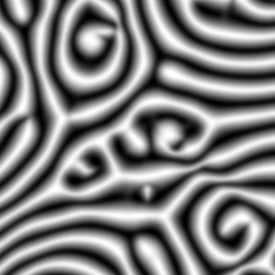
#> input picture testdata/bmps/000100.bmp, 275 x 275 px, given in place of 000500.bmp, which was not available
$ jupyter execute --allow-errors LocalFeatureVectorPipeline.ipynb   (shell and % lines are left out)   (Python 2 division)   (older library calls are emulated)   (text cells are left out)
#> lines starting #> are read from the running program, lines starting #| are printed output that depends on the picture; pictures that were not available may be replaced by others from this repository, and a replacement may not be noted
[cell 1]
# Math Imports
import scipy.misc
import numpy as np
import math

# Image Analysis Imports
import scipy.ndimage
from scipy.ndimage import interpolation
from skimage import morphology

# Visualization Imports
from matplotlib import pyplot as plt
from mpl_toolkits.axes_grid1 import make_axes_locatable
import seaborn.apionly as sns

[cell 2]
sDir = '/Users/birdbrain/Documents/Research/Projects/Schatz/Data/g21chaotic/r4000_2016_11_01_superfast/g21flow'

sBmp = 'bmps/%06d.bmp'
centerx = 210 # Center-x of circular crop
centery = 210 # Center-y of circular crop
crop_radius = 175 # Radius of circular crop
wavelength = 30 # Width of a single roll

[cell 3]
idx = 500
bmp = scipy.misc.imread(sDir + "/" + (sBmp % idx))
#> bmp is the input picture: shape (275, 275); min 0, max 255, mean 126.9

plt.rcParams['figure.figsize'] = (10.0, 10.0);
plt.set_cmap('gray');
plt.imshow(bmp);

[cell 4]
row, col = (162, 112)

plt.rcParams['figure.figsize'] = (5.0, 5.0)
plt.imshow(bmp[(row - wavelength):(row+wavelength), (col-wavelength):(col + wavelength)]);
plt.scatter([wavelength], [wavelength], color='white', linewidth=1, edgecolor='black');
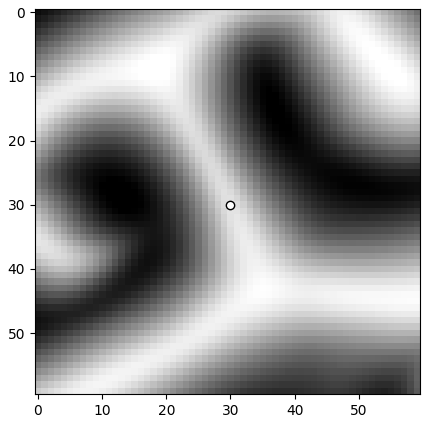
#> figure drawn by matplotlib, 1 panel

[cell 5]
def orientation_field(du, radius=5):
    """
    Computes orientation field (result everywhere between -pi/2 and pi/2)
    given vector field
    """
    [ux, uy] = du
    Y = scipy.ndimage.filters.gaussian_filter(2.0*ux*uy, sigma=radius)
    X = scipy.ndimage.filters.gaussian_filter(ux**2.0 - uy**2.0, sigma=radius)
    return .5 * np.arctan2(Y, X)

[cell 6]
orientation_field_blur_radius = 3 # Amount of smoothing to apply

u = bmp.astype(float)
du = np.gradient(u)
#> du = 2 items
of = orientation_field(du, orientation_field_blur_radius)
#> in orientation_field, `[ux, uy] = du`:
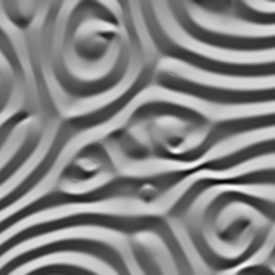
#> ux: shape (275, 275) float64; min -36, max 33, mean -0.1; drawn with min black and max white
#> in orientation_field, `[ux, uy] = du`:
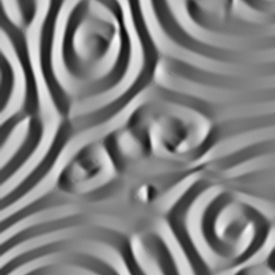
#> uy: shape (275, 275) float64; min -31, max 29.5, mean 0; drawn with min black and max white
#> in orientation_field, `Y = scipy.ndimage.filters.gaussian_filter(2.0*ux*uy, sigma=radius)`:
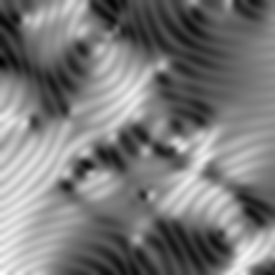
#> Y: shape (275, 275) float64; min -472.1, max 583.2, mean 33; drawn with min black and max white
#> in orientation_field, `X = scipy.ndimage.filters.gaussian_filter(ux**2.0 - uy**2.0, sigma=rad..`:
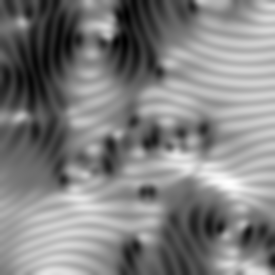
#> X: shape (275, 275) float64; min -494, max 606.2, mean 63.9; drawn with min black and max white
#> in orientation_field, `return .5 * np.arctan2(Y, X)`:
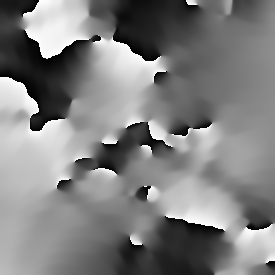
#> returned value: shape (275, 275) float64; min -1.57, max 1.57, mean 0.011; drawn with min black and max white

# Plot the cropped temperature field
plt.rcParams['figure.figsize'] = (10.0, 5.0)
plt.subplot(1,2,1)
ax = plt.gca()
plt.imshow(bmp[(row - wavelength):(row+wavelength), (col-wavelength):(col + wavelength)]);
plt.scatter([wavelength], [wavelength], color='white', linewidth=1, edgecolor='black');
ax.set_xlim([0,bmp[(row - wavelength):(row+wavelength), (col-wavelength):(col + wavelength)].shape[1]]);
ax.set_ylim([bmp[(row - wavelength):(row+wavelength), (col-wavelength):(col + wavelength)].shape[0],0]);

# Plot the cropped orientation field
plt.subplot(1,2,2)
ax = plt.gca()
im = ax.imshow(of[(row - wavelength):(row+wavelength), (col-wavelength):(col + wavelength)]);
ax.scatter([wavelength], [wavelength], color='white', linewidth=1, edgecolor='black');
divider = make_axes_locatable(ax);
cax = divider.append_axes("right", size="5%", pad=0.05);
ax2 = plt.colorbar(im, cax=cax, ticks=[-math.pi/2., -math.pi/4., 0, math.pi/4., math.pi/2.]);
#> (the rest of this cell did not finish here and is left out)

[cell 7]
def getOrientationHistogram(_of, _position, _nbins, _radius):

    # Get circular crop
    crop = np.zeros((_radius*2, _radius*2))
    crop[_radius, _radius] = 1
    crop = morphology.binary_dilation(crop, morphology.disk(_radius))

    # Crop the orientation field
    cropped_orientation = _of[(_position[0]-_radius):(_position[0]+_radius), (_position[1]-_radius):(_position[1]+_radius)]

    # Get histogram for the orientation field
    hist = np.histogram(cropped_orientation[crop==1], bins=_nbins, range=(-math.pi/2.,math.pi/2.))[0]

    plt.plot(hist);
    plt.plot([0, keypoint_orientation_bins-1], [0.8*max(hist), 0.8*max(hist)]);
    plt.show()

    return hist

[cell 8]
def convertMainOrientationBin(_bin, _nbins):
    # Convert from [0,_nbins] to [0,180] to [0,pi]
    orientation = math.radians(_bin*180.*(1./_nbins))
    # Convert from [0,pi] to [-pi/2, pi/2]
    orientation = orientation - math.pi/2.
    # Convert from [-pi/2, pi/2] to [pi/2 -> -pi/2 decreasing]
    orientation = orientation*-1.

    return orientation

[cell 9]
# Variables for assigning orientations to the local feature vector
keypoint_orientation_bins = 19
keypoint_radius = 11 # Radius within which to collect orientation data

histogram = getOrientationHistogram(of, [row, col], keypoint_orientation_bins, keypoint_radius)
#> in getOrientationHistogram, `cropped_orientation = _of[(_position[0]-_radius):(_position[0]+_radius..`:
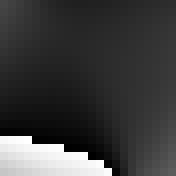
#> cropped_orientation: shape (22, 22) float64 (shown 8 times larger); min -1.57, max 1.57, mean -0.82; drawn with min black and max white
#> in getOrientationHistogram, `hist = np.histogram(cropped_orientation[crop==1], bins=_nbins, range=(..`: hist = 19 values, max 126 at index 3, min 0 at index 6, mean 19.74
#> in getOrientationHistogram, `plt.show()`:
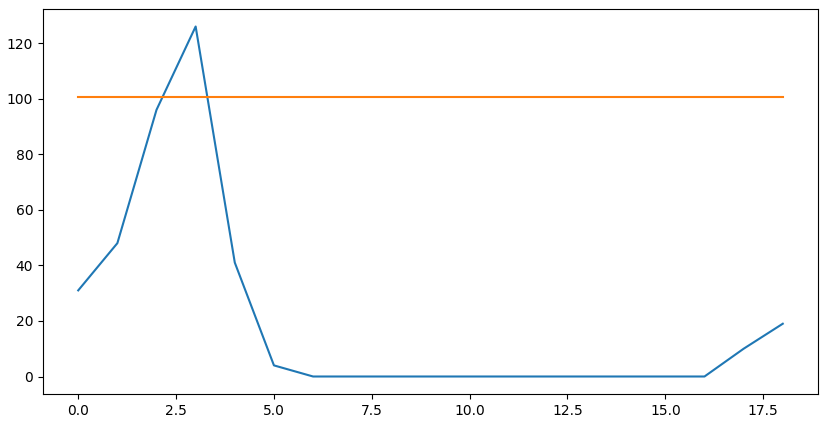
#> figure drawn by matplotlib, 1 panel; curve peaks at x = 3, y = 126
#> histogram has the same summary as hist in getOrientationHistogram

max_orientation_bin = np.argmax(histogram)
#> max_orientation_bin = 3
orientation_rad = convertMainOrientationBin(max_orientation_bin, keypoint_orientation_bins)
#> in convertMainOrientationBin, `orientation = math.radians(_bin*180.*(1./_nbins))`: orientation = 0.496
#> in convertMainOrientationBin, `orientation = orientation - math.pi/2.`: orientation = -1.07
#> in convertMainOrientationBin, `orientation = orientation*-1.`: orientation = 1.07
#> orientation_rad = 1.07

# Plot the cropped temperature field
plt.rcParams['figure.figsize'] = (10.0, 5.0);
plt.subplot(1,2,1);
ax = plt.gca();
plt.imshow(bmp[(row - wavelength):(row+wavelength), (col-wavelength):(col + wavelength)]);
plt.scatter([wavelength], [wavelength], color='white', linewidth=1, edgecolor='black');
circle1 = plt.Circle((wavelength, wavelength), keypoint_radius, color='white', fill=False, lw=2);
ax.add_artist(circle1);
ax.plot([(wavelength - keypoint_radius*math.cos(orientation_rad)), (wavelength + keypoint_radius*math.cos(orientation_rad))], \
         [(wavelength - keypoint_radius*math.sin(orientation_rad)), (wavelength + keypoint_radius*math.sin(orientation_rad))], \
color='white', lw=2);
ax.set_xlim([0,bmp[(row - wavelength):(row+wavelength), (col-wavelength):(col + wavelength)].shape[1]]);
ax.set_ylim([bmp[(row - wavelength):(row+wavelength), (col-wavelength):(col + wavelength)].shape[0],0]);

# Plot the cropped orientation field
plt.subplot(1,2,2);
ax = plt.gca();
im = ax.imshow(of[(row - wavelength):(row+wavelength), (col-wavelength):(col + wavelength)]);
ax.scatter([wavelength], [wavelength], color='white', linewidth=1, edgecolor='black');
divider = make_axes_locatable(ax);
cax = divider.append_axes("right", size="5%", pad=0.05);
ax2 = plt.colorbar(im, cax=cax, ticks=[-math.pi/2., -math.pi/4., 0, math.pi/4., math.pi/2.]);
#> (the rest of this cell did not finish here and is left out)

[cell 10]
cropped_bmp = bmp[(row-wavelength):(row+wavelength), (col-wavelength):(col+wavelength)]
rotated_image = interpolation.rotate(cropped_bmp, math.degrees(orientation_rad), reshape=False)
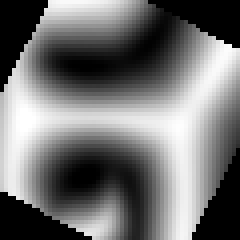
#> rotated_image: shape (60, 60) (shown 4 times larger); min 0, max 255, mean 113.2

rotated_u = rotated_image.astype(float)
rotated_du = np.gradient(rotated_u)
#> rotated_du = 2 items
rotated_of = orientation_field(rotated_du, orientation_field_blur_radius)

# Plot rotated temperature field
plt.rcParams['figure.figsize'] = (10.0, 5.0)
plt.subplot(1,2,1);
ax = plt.gca();
plt.imshow(rotated_image)
plt.plot([(wavelength - keypoint_radius*math.cos(0)), (wavelength + keypoint_radius*math.cos(0))], \
         [(wavelength - keypoint_radius*math.sin(0)), (wavelength + keypoint_radius*math.sin(0))], \
color='white', lw=2);
circle1 = plt.Circle((wavelength, wavelength), keypoint_radius, color='white', fill=False, lw=2);
ax.add_artist(circle1);
ax.set_xlim([0,rotated_image.shape[1]]);
ax.set_ylim([rotated_image.shape[0],0]);


# Plot orientation field of rotated temperature field
plt.subplot(1,2,2)
ax = plt.gca()
im = ax.imshow(rotated_of);
ax.scatter([wavelength], [wavelength], color='white', linewidth=1, edgecolor='black');
divider = make_axes_locatable(ax);
cax = divider.append_axes("right", size="5%", pad=0.05);
ax2 = plt.colorbar(im, cax=cax, ticks=[-math.pi/2., -math.pi/4., 0, math.pi/4., math.pi/2.]);
#> (the rest of this cell did not finish here and is left out)

[cell 11]
def getFeatureVector(_bmp, _of, _radius, _inner_radius_factor, _nbins, _outer_radius_discount):
    """
    Takes in a single local patch from the orientation field and generates local feature vector from it.
    Circular patch of given radius centered at middle of image is cropped from orientation field and divided
    into eight localized patches.

    Each smaller patch gets an orientation histogram with the supplied number
    of bins. The value in each bin is the output feature vector for that localized patch, and each of the
    eight localized patches are concatenated together to form a feature vector of length 4*nbins.

    The eight localized patches are concentric quadrants of two circles at an outer radius of radius and
    an inner radius of _radius*_inner_radius_factor.
    """

    inner_radius = int(_radius*_inner_radius_factor)
    outer_radius = _radius

    # GAUSSIAN WEIGHTS
    weights = np.ones(_bmp.shape)*_outer_radius_discount
    inner_weights = weights[(_bmp.shape[0]/2 - inner_radius):(_bmp.shape[0]/2+inner_radius), (_bmp.shape[0]/2 - inner_radius):(_bmp.shape[0]/2+inner_radius)]
    inner_weights = np.ones(inner_weights.shape)

    # INNER CIRCLE
    # Get circular crop
    crop = np.zeros((inner_radius*2, inner_radius*2))
    crop[inner_radius, inner_radius] = 1
    crop = morphology.binary_dilation(crop, morphology.disk(inner_radius))

    # Variable for radius
    tmp_radius = inner_radius

    # Rotate cropped orientation field: scale to 180 degrees, subtract rotation, then scale to 255
    rotated_orientation = _of[(_bmp.shape[0]/2 - tmp_radius):(_bmp.shape[0]/2 + tmp_radius), (_bmp.shape[0]/2 - tmp_radius):(_bmp.shape[0]/2 + tmp_radius) ]

    # Get histogram for each of the four inner subregions
    hist11_inner = np.histogram(rotated_orientation[0:tmp_radius, 0:tmp_radius][crop[0:tmp_radius, 0:tmp_radius]], bins=_nbins, range=(-math.pi/2.,math.pi/2.), weights=inner_weights[0:tmp_radius, 0:tmp_radius][crop[0:tmp_radius, 0:tmp_radius]])[0]
    hist12_inner = np.histogram(rotated_orientation[0:tmp_radius, (tmp_radius+1):(2*tmp_radius)][crop[0:tmp_radius, (tmp_radius+1):(2*tmp_radius)]], bins=_nbins, range=(-math.pi/2.,math.pi/2.), weights=inner_weights[0:tmp_radius, (tmp_radius+1):(2*tmp_radius)][crop[0:tmp_radius, (tmp_radius+1):(2*tmp_radius)]])[0]
    hist21_inner = np.histogram(rotated_orientation[(tmp_radius+1):(2*tmp_radius), 0:tmp_radius][crop[(tmp_radius+1):(2*tmp_radius), 0:tmp_radius]], bins=_nbins, range=(-math.pi/2.,math.pi/2.), weights=inner_weights[(tmp_radius+1):(2*tmp_radius), 0:tmp_radius][crop[(tmp_radius+1):(2*tmp_radius), 0:tmp_radius]])[0]
    hist22_inner = np.histogram(rotated_orientation[(tmp_radius+1):(2*tmp_radius), (tmp_radius+1):(2*tmp_radius)][crop[(tmp_radius+1):(2*tmp_radius), (tmp_radius+1):(2*tmp_radius)]], bins=_nbins, range=(-math.pi/2.,math.pi/2.), weights=inner_weights[(tmp_radius+1):(2*tmp_radius), (tmp_radius+1):(2*tmp_radius)][crop[(tmp_radius+1):(2*tmp_radius), (tmp_radius+1):(2*tmp_radius)]])[0]

    # OUTER CIRCLE
    # Get circular crop
    crop = np.zeros((outer_radius*2, outer_radius*2))
    crop[outer_radius, outer_radius] = 1
    crop = morphology.binary_dilation(crop, morphology.disk(outer_radius))
    remove = np.zeros((outer_radius*2, outer_radius*2))
    remove[outer_radius, outer_radius] = 1
    remove = morphology.binary_dilation(remove, morphology.disk(inner_radius))
    crop = crop ^ remove

    # Variable for radius
    tmp_radius = outer_radius

    # Rotate cropped orientation field: scale to 180 degrees, subtract rotation, then scale to 255
    rotated_orientation = _of[(_bmp.shape[0]/2 - tmp_radius):(_bmp.shape[0]/2 + tmp_radius), (_bmp.shape[0]/2 - tmp_radius):(_bmp.shape[0]/2 + tmp_radius) ]

    # Get histogram for each of the four outer subregions
    tmp_radius = outer_radius
    hist11_outer = np.histogram(rotated_orientation[0:tmp_radius, 0:tmp_radius][crop[0:tmp_radius, 0:tmp_radius]], bins=_nbins, range=(-math.pi/2.,math.pi/2.), weights=weights[0:tmp_radius, 0:tmp_radius][crop[0:tmp_radius, 0:tmp_radius]])[0]
    hist12_outer = np.histogram(rotated_orientation[0:tmp_radius, (tmp_radius+1):(2*tmp_radius)][crop[0:tmp_radius, (tmp_radius+1):(2*tmp_radius)]], bins=_nbins, range=(-math.pi/2.,math.pi/2.), weights=weights[0:tmp_radius, (tmp_radius+1):(2*tmp_radius)][crop[0:tmp_radius, (tmp_radius+1):(2*tmp_radius)]])[0]
    hist21_outer = np.histogram(rotated_orientation[(tmp_radius+1):(2*tmp_radius), 0:tmp_radius][crop[(tmp_radius+1):(2*tmp_radius), 0:tmp_radius]], bins=_nbins, range=(-math.pi/2.,math.pi/2.), weights=weights[(tmp_radius+1):(2*tmp_radius), 0:tmp_radius][crop[(tmp_radius+1):(2*tmp_radius), 0:tmp_radius]])[0]
    hist22_outer = np.histogram(rotated_orientation[(tmp_radius+1):(2*tmp_radius), (tmp_radius+1):(2*tmp_radius)][crop[(tmp_radius+1):(2*tmp_radius), (tmp_radius+1):(2*tmp_radius)]], bins=_nbins, range=(-math.pi/2.,math.pi/2.), weights=weights[(tmp_radius+1):(2*tmp_radius), (tmp_radius+1):(2*tmp_radius)][crop[(tmp_radius+1):(2*tmp_radius), (tmp_radius+1):(2*tmp_radius)]])[0]


    # Return feature vector
    featurevector = np.concatenate((hist11_inner, hist12_inner, hist21_inner, hist22_inner, hist11_outer, hist12_outer, hist21_outer, hist22_outer), axis=0)

    return featurevector

[cell 12]
# Variables for the local feature
feature_radius = 20
feature_inner_radius_factor = 0.65
feature_orientation_bins = 12
feature_outer_radius_discount = 0.5

local_features = getFeatureVector(rotated_image, rotated_of, feature_radius, feature_inner_radius_factor, feature_orientation_bins, feature_outer_radius_discount)
#> in getFeatureVector, `hist11_inner = np.histogram(rotated_orientation[0:tmp_radius, 0:tmp_ra..`: hist11_inner = [0, 0, 0, 0, 0, 58, 61, 0, 0, 0, 0, 0]
#> in getFeatureVector, `hist12_inner = np.histogram(rotated_orientation[0:tmp_radius, (tmp_rad..`: hist12_inner = [0, 0, 0, 0, 0, 9, 73, 37, 0, 0, 0, 0]
#> in getFeatureVector, `hist21_inner = np.histogram(rotated_orientation[(tmp_radius+1):(2*tmp_..`: hist21_inner = [0, 0, 0, 0, 10, 67, 42, 0, 0, 0, 0, 0]
#> in getFeatureVector, `hist22_inner = np.histogram(rotated_orientation[(tmp_radius+1):(2*tmp_..`: hist22_inner = [0, 6, 26, 34, 43, 10, 0, 0, 0, 0, 0, 0]
#> in getFeatureVector, `rotated_orientation = _of[(_bmp.shape[0]/2 - tmp_radius):(_bmp.shape[0..`:
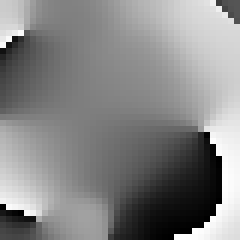
#> rotated_orientation: shape (40, 40) float64 (shown 6 times larger); min -1.57, max 1.57, mean 0.0778; drawn with min black and max white
#> in getFeatureVector, `hist11_outer = np.histogram(rotated_orientation[0:tmp_radius, 0:tmp_ra..`: hist11_outer = [0, 0, 0, 5, 22, 33, 25, 2.5, 0, 0, 0, 0]
#> in getFeatureVector, `hist12_outer = np.histogram(rotated_orientation[0:tmp_radius, (tmp_rad..`: hist12_outer = [0, 0, 0, 0, 0, 0, 0.5, 15, 32, 36, 4, 0]
#> in getFeatureVector, `hist21_outer = np.histogram(rotated_orientation[(tmp_radius+1):(2*tmp_..`: hist21_outer = [0, 0.5, 1.5, 1.5, 2, 2, 12.5, 44, 17, 5.5, 1, 0]
#> in getFeatureVector, `hist22_outer = np.histogram(rotated_orientation[(tmp_radius+1):(2*tmp_..`: hist22_outer = [43, 24.5, 3, 0, 0, 0, 0, 0.5, 0, 0, 3, 13.5]
#> in getFeatureVector, `featurevector = np.concatenate((hist11_inner, hist12_inner, hist21_inn..`: featurevector = 96 values, max 73 at index 18, min 0 at index 0, mean 8.6
#> local_features has the same summary as featurevector in getFeatureVector


plt.rcParams['figure.figsize'] = (10.0, 10.0)

# Plot rotated temperature field
plt.subplot(2,2,1);
ax = plt.gca();
plt.imshow(rotated_image)
plt.plot([(wavelength - feature_radius), (wavelength + feature_radius)], \
         [(wavelength), (wavelength)], \
color='white', lw=2);
plt.plot([(wavelength), (wavelength)], \
         [(wavelength - feature_radius), (wavelength + feature_radius)], \
color='white', lw=2);
circle1 = plt.Circle((wavelength, wavelength), feature_radius, color='white', fill=False, lw=2);
ax.add_artist(circle1);
circle2 = plt.Circle((wavelength, wavelength), feature_radius*feature_inner_radius_factor, color='white', fill=False, lw=2);
ax.add_artist(circle2);
ax.set_xlim([0,rotated_image.shape[1]])
ax.set_ylim([rotated_image.shape[0],0])

# Plot orientation field of rotated temperature field
plt.subplot(2,2,2)
ax = plt.gca()
im = ax.imshow(rotated_of);
ax.scatter([wavelength], [wavelength], color='white', linewidth=1, edgecolor='black');
divider = make_axes_locatable(ax);
cax = divider.append_axes("right", size="5%", pad=0.05);
ax2 = plt.colorbar(im, cax=cax, ticks=[-math.pi/2., -math.pi/4., 0, math.pi/4., math.pi/2.]);
#> (the rest of this cell did not finish here and is left out)
